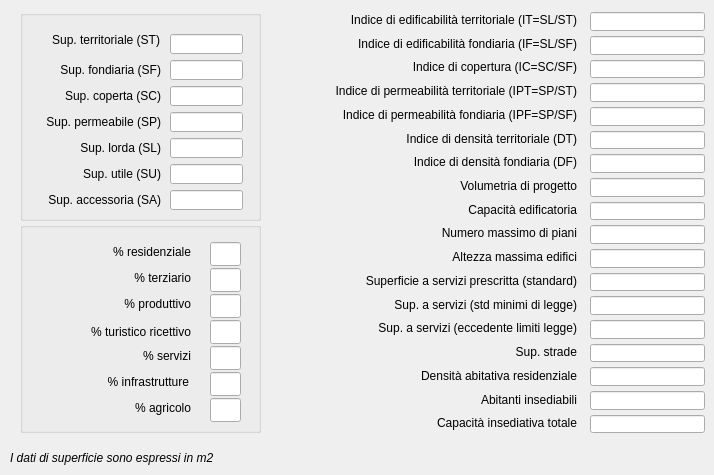
   <widget class="QWidget" name="tab_2">
    <attribute name="title">
     <string>Dati numerici</string>
    </attribute>
    <widget class="QLabel" name="label_20">
     <property name="geometry">
      <rect>
       <x>10</x>
       <y>450</y>
       <width>261</width>
       <height>16</height>
      </rect>
     </property>
     <property name="font">
      <font>
       <italic>true</italic>
      </font>
     </property>
     <property name="text">
      <string>I dati di superficie sono espressi in m2</string>
     </property>
    </widget>
    <widget class="QLineEdit" name="ZN_DT">
     <property name="geometry">
      <rect>
       <x>590</x>
       <y>131</y>
       <width>115</width>
       <height>18</height>
      </rect>
     </property>
    </widget>
    <widget class="QLineEdit" name="ZN_IPT">
     <property name="geometry">
      <rect>
       <x>590</x>
       <y>83</y>
       <width>115</width>
       <height>19</height>
      </rect>
     </property>
    </widget>
    <widget class="QLineEdit" name="ZN_IPF">
     <property name="geometry">
      <rect>
       <x>590</x>
       <y>107</y>
       <width>115</width>
       <height>19</height>
      </rect>
     </property>
    </widget>
    <widget class="QLineEdit" name="ZN_DF">
     <property name="geometry">
      <rect>
       <x>590</x>
       <y>154</y>
       <width>115</width>
       <height>19</height>
      </rect>
     </property>
    </widget>
    <widget class="QLineEdit" name="ZN_NP">
     <property name="geometry">
      <rect>
       <x>590</x>
       <y>225</y>
       <width>115</width>
       <height>19</height>
      </rect>
     </property>
    </widget>
    <widget class="QLineEdit" name="ZN_H">
     <property name="geometry">
      <rect>
       <x>590</x>
       <y>249</y>
       <width>115</width>
       <height>19</height>
      </rect>
     </property>
    </widget>
    <widget class="QLineEdit" name="ZN_SUSTR">
     <property name="geometry">
      <rect>
       <x>590</x>
       <y>344</y>
       <width>115</width>
       <height>18</height>
      </rect>
     </property>
    </widget>
    <widget class="QLineEdit" name="ZN_DNABR">
     <property name="geometry">
      <rect>
       <x>590</x>
       <y>367</y>
       <width>115</width>
       <height>19</height>
      </rect>
     </property>
    </widget>
    <widget class="QLineEdit" name="ZN_ABINS">
     <property name="geometry">
      <rect>
       <x>590</x>
       <y>391</y>
       <width>115</width>
       <height>19</height>
      </rect>
     </property>
    </widget>
    <widget class="QLineEdit" name="ZN_CIRT">
     <property name="geometry">
      <rect>
       <x>590</x>
       <y>415</y>
       <width>115</width>
       <height>18</height>
      </rect>
     </property>
    </widget>
    <widget class="QGroupBox" name="groupBox_2">
     <property name="geometry">
      <rect>
       <x>20</x>
       <y>222</y>
       <width>241</width>
       <height>211</height>
      </rect>
     </property>
     <property name="title">
      <string/>
     </property>
    </widget>
    <widget class="QGroupBox" name="groupBox">
     <property name="geometry">
      <rect>
       <x>20</x>
       <y>10</y>
       <width>241</width>
       <height>211</height>
      </rect>
     </property>
     <property name="title">
      <string/>
     </property>
     <widget class="QLineEdit" name="ZN_SA">
      <property name="geometry">
       <rect>
        <x>150</x>
        <y>180</y>
        <width>73</width>
        <height>20</height>
       </rect>
      </property>
      <property name="text">
       <string/>
      </property>
      <property name="alignment">
       <set>Qt::AlignRight|Qt::AlignTrailing|Qt::AlignVCenter</set>
      </property>
     </widget>
     <widget class="QLineEdit" name="ZN_SC">
      <property name="geometry">
       <rect>
        <x>150</x>
        <y>76</y>
        <width>73</width>
        <height>20</height>
       </rect>
      </property>
      <property name="alignment">
       <set>Qt::AlignRight|Qt::AlignTrailing|Qt::AlignVCenter</set>
      </property>
     </widget>
     <widget class="QLineEdit" name="ZN_SF">
      <property name="geometry">
       <rect>
        <x>150</x>
        <y>50</y>
        <width>73</width>
        <height>20</height>
       </rect>
      </property>
      <property name="alignment">
       <set>Qt::AlignRight|Qt::AlignTrailing|Qt::AlignVCenter</set>
      </property>
     </widget>
     <widget class="QLineEdit" name="ZN_SU">
      <property name="geometry">
       <rect>
        <x>150</x>
        <y>154</y>
        <width>73</width>
        <height>20</height>
       </rect>
      </property>
      <property name="text">
       <string/>
      </property>
      <property name="alignment">
       <set>Qt::AlignRight|Qt::AlignTrailing|Qt::AlignVCenter</set>
      </property>
     </widget>
     <widget class="QLineEdit" name="ZN_ST">
      <property name="geometry">
       <rect>
        <x>150</x>
        <y>24</y>
        <width>73</width>
        <height>20</height>
       </rect>
      </property>
      <property name="alignment">
       <set>Qt::AlignRight|Qt::AlignTrailing|Qt::AlignVCenter</set>
      </property>
     </widget>
     <widget class="QLineEdit" name="ZN_SP">
      <property name="geometry">
       <rect>
        <x>150</x>
        <y>102</y>
        <width>73</width>
        <height>20</height>
       </rect>
      </property>
      <property name="alignment">
       <set>Qt::AlignRight|Qt::AlignTrailing|Qt::AlignVCenter</set>
      </property>
     </widget>
     <widget class="QLineEdit" name="ZN_SL">
      <property name="geometry">
       <rect>
        <x>150</x>
        <y>128</y>
        <width>73</width>
        <height>20</height>
       </rect>
      </property>
      <property name="alignment">
       <set>Qt::AlignRight|Qt::AlignTrailing|Qt::AlignVCenter</set>
      </property>
     </widget>
     <widget class="QLabel" name="label_41">
      <property name="geometry">
       <rect>
        <x>20</x>
        <y>180</y>
        <width>121</width>
        <height>20</height>
       </rect>
      </property>
      <property name="text">
       <string>Sup. accessoria (SA)</string>
      </property>
      <property name="alignment">
       <set>Qt::AlignRight|Qt::AlignTrailing|Qt::AlignVCenter</set>
      </property>
     </widget>
     <widget class="QLabel" name="label_26">
      <property name="geometry">
       <rect>
        <x>20</x>
        <y>128</y>
        <width>121</width>
        <height>20</height>
       </rect>
      </property>
      <property name="text">
       <string>Sup. lorda (SL)</string>
      </property>
      <property name="alignment">
       <set>Qt::AlignRight|Qt::AlignTrailing|Qt::AlignVCenter</set>
      </property>
     </widget>
     <widget class="QLabel" name="label_28">
      <property name="geometry">
       <rect>
        <x>10</x>
        <y>102</y>
        <width>131</width>
        <height>20</height>
       </rect>
      </property>
      <property name="text">
       <string>Sup. permeabile (SP)</string>
      </property>
      <property name="alignment">
       <set>Qt::AlignRight|Qt::AlignTrailing|Qt::AlignVCenter</set>
      </property>
     </widget>
     <widget class="QLabel" name="label_40">
      <property name="geometry">
       <rect>
        <x>40</x>
        <y>154</y>
        <width>101</width>
        <height>20</height>
       </rect>
      </property>
      <property name="text">
       <string>Sup. utile (SU)</string>
      </property>
      <property name="alignment">
       <set>Qt::AlignRight|Qt::AlignTrailing|Qt::AlignVCenter</set>
      </property>
     </widget>
     <widget class="QLabel" name="label_14">
      <property name="geometry">
       <rect>
        <x>30</x>
        <y>50</y>
        <width>111</width>
        <height>20</height>
       </rect>
      </property>
      <property name="text">
       <string>Sup. fondiaria (SF)</string>
      </property>
      <property name="alignment">
       <set>Qt::AlignRight|Qt::AlignTrailing|Qt::AlignVCenter</set>
      </property>
     </widget>
     <widget class="QLabel" name="label_17">
      <property name="geometry">
       <rect>
        <x>30</x>
        <y>76</y>
        <width>111</width>
        <height>20</height>
       </rect>
      </property>
      <property name="text">
       <string>Sup. coperta (SC)</string>
      </property>
      <property name="alignment">
       <set>Qt::AlignRight|Qt::AlignTrailing|Qt::AlignVCenter</set>
      </property>
     </widget>
     <widget class="QLabel" name="label_13">
      <property name="geometry">
       <rect>
        <x>19</x>
        <y>20</y>
        <width>121</width>
        <height>20</height>
       </rect>
      </property>
      <property name="text">
       <string>Sup. territoriale (ST)</string>
      </property>
      <property name="alignment">
       <set>Qt::AlignRight|Qt::AlignTrailing|Qt::AlignVCenter</set>
      </property>
     </widget>
    </widget>
    <widget class="QLabel" name="label_10">
     <property name="geometry">
      <rect>
       <x>90</x>
       <y>242</y>
       <width>101</width>
       <height>20</height>
      </rect>
     </property>
     <property name="text">
      <string>% residenziale</string>
     </property>
     <property name="alignment">
      <set>Qt::AlignRight|Qt::AlignTrailing|Qt::AlignVCenter</set>
     </property>
    </widget>
    <widget class="QLineEdit" name="ZN_PRC_R">
     <property name="geometry">
      <rect>
       <x>210</x>
       <y>242</y>
       <width>31</width>
       <height>24</height>
      </rect>
     </property>
     <property name="alignment">
      <set>Qt::AlignRight|Qt::AlignTrailing|Qt::AlignVCenter</set>
     </property>
    </widget>
    <widget class="QLabel" name="label_11">
     <property name="geometry">
      <rect>
       <x>90</x>
       <y>268</y>
       <width>101</width>
       <height>20</height>
      </rect>
     </property>
     <property name="layoutDirection">
      <enum>Qt::LeftToRight</enum>
     </property>
     <property name="text">
      <string>% terziario</string>
     </property>
     <property name="alignment">
      <set>Qt::AlignRight|Qt::AlignTrailing|Qt::AlignVCenter</set>
     </property>
    </widget>
    <widget class="QLineEdit" name="ZN_PRC_T">
     <property name="geometry">
      <rect>
       <x>210</x>
       <y>268</y>
       <width>31</width>
       <height>24</height>
      </rect>
     </property>
     <property name="alignment">
      <set>Qt::AlignRight|Qt::AlignTrailing|Qt::AlignVCenter</set>
     </property>
    </widget>
    <widget class="QLabel" name="label_12">
     <property name="geometry">
      <rect>
       <x>100</x>
       <y>294</y>
       <width>91</width>
       <height>20</height>
      </rect>
     </property>
     <property name="text">
      <string>% produttivo</string>
     </property>
     <property name="alignment">
      <set>Qt::AlignRight|Qt::AlignTrailing|Qt::AlignVCenter</set>
     </property>
    </widget>
    <widget class="QLineEdit" name="ZN_PRC_P">
     <property name="geometry">
      <rect>
       <x>210</x>
       <y>294</y>
       <width>31</width>
       <height>24</height>
      </rect>
     </property>
     <property name="alignment">
      <set>Qt::AlignRight|Qt::AlignTrailing|Qt::AlignVCenter</set>
     </property>
    </widget>
    <widget class="QLabel" name="label_32">
     <property name="geometry">
      <rect>
       <x>60</x>
       <y>320</y>
       <width>131</width>
       <height>24</height>
      </rect>
     </property>
     <property name="text">
      <string>% turistico ricettivo</string>
     </property>
     <property name="alignment">
      <set>Qt::AlignRight|Qt::AlignTrailing|Qt::AlignVCenter</set>
     </property>
    </widget>
    <widget class="QLineEdit" name="ZN_PRC_H">
     <property name="geometry">
      <rect>
       <x>210</x>
       <y>320</y>
       <width>31</width>
       <height>24</height>
      </rect>
     </property>
     <property name="alignment">
      <set>Qt::AlignRight|Qt::AlignTrailing|Qt::AlignVCenter</set>
     </property>
    </widget>
    <widget class="QLabel" name="label_33">
     <property name="geometry">
      <rect>
       <x>110</x>
       <y>346</y>
       <width>81</width>
       <height>20</height>
      </rect>
     </property>
     <property name="text">
      <string>% servizi</string>
     </property>
     <property name="alignment">
      <set>Qt::AlignRight|Qt::AlignTrailing|Qt::AlignVCenter</set>
     </property>
    </widget>
    <widget class="QLineEdit" name="ZN_PRC_S">
     <property name="geometry">
      <rect>
       <x>210</x>
       <y>346</y>
       <width>31</width>
       <height>24</height>
      </rect>
     </property>
     <property name="alignment">
      <set>Qt::AlignRight|Qt::AlignTrailing|Qt::AlignVCenter</set>
     </property>
    </widget>
    <widget class="QLabel" name="label_35">
     <property name="geometry">
      <rect>
       <x>78</x>
       <y>372</y>
       <width>111</width>
       <height>20</height>
      </rect>
     </property>
     <property name="text">
      <string>% infrastrutture</string>
     </property>
     <property name="alignment">
      <set>Qt::AlignRight|Qt::AlignTrailing|Qt::AlignVCenter</set>
     </property>
    </widget>
    <widget class="QLineEdit" name="ZN_PRC_I">
     <property name="geometry">
      <rect>
       <x>210</x>
       <y>372</y>
       <width>31</width>
       <height>24</height>
      </rect>
     </property>
     <property name="alignment">
      <set>Qt::AlignRight|Qt::AlignTrailing|Qt::AlignVCenter</set>
     </property>
    </widget>
    <widget class="QLabel" name="label_34">
     <property name="geometry">
      <rect>
       <x>100</x>
       <y>398</y>
       <width>91</width>
       <height>20</height>
      </rect>
     </property>
     <property name="text">
      <string>% agricolo</string>
     </property>
     <property name="alignment">
      <set>Qt::AlignRight|Qt::AlignTrailing|Qt::AlignVCenter</set>
     </property>
    </widget>
    <widget class="QLineEdit" name="ZN_PRC_A">
     <property name="geometry">
      <rect>
       <x>210</x>
       <y>398</y>
       <width>31</width>
       <height>24</height>
      </rect>
     </property>
     <property name="alignment">
      <set>Qt::AlignRight|Qt::AlignTrailing|Qt::AlignVCenter</set>
     </property>
    </widget>
    <widget class="QLineEdit" name="ZN_V_PRG">
     <property name="geometry">
      <rect>
       <x>590</x>
       <y>178</y>
       <width>115</width>
       <height>19</height>
      </rect>
     </property>
    </widget>
    <widget class="QLineEdit" name="ZN_CAP_ED">
     <property name="geometry">
      <rect>
       <x>590</x>
       <y>202</y>
       <width>115</width>
       <height>18</height>
      </rect>
     </property>
    </widget>
    <widget class="QLineEdit" name="ZN_IT">
     <property name="geometry">
      <rect>
       <x>590</x>
       <y>12</y>
       <width>115</width>
       <height>19</height>
      </rect>
     </property>
     <property name="text">
      <string/>
     </property>
    </widget>
    <widget class="QLineEdit" name="ZN_IF">
     <property name="geometry">
      <rect>
       <x>590</x>
       <y>36</y>
       <width>115</width>
       <height>19</height>
      </rect>
     </property>
    </widget>
    <widget class="QLineEdit" name="ZN_IC">
     <property name="geometry">
      <rect>
       <x>590</x>
       <y>60</y>
       <width>115</width>
       <height>18</height>
      </rect>
     </property>
    </widget>
    <widget class="QLineEdit" name="ZN_STD">
     <property name="geometry">
      <rect>
       <x>590</x>
       <y>273</y>
       <width>115</width>
       <height>18</height>
      </rect>
     </property>
    </widget>
    <widget class="QLineEdit" name="ZN_STDMN">
     <property name="geometry">
      <rect>
       <x>590</x>
       <y>296</y>
       <width>115</width>
       <height>19</height>
      </rect>
     </property>
    </widget>
    <widget class="QLineEdit" name="ZN_STDEC">
     <property name="geometry">
      <rect>
       <x>590</x>
       <y>320</y>
       <width>115</width>
       <height>19</height>
      </rect>
     </property>
    </widget>
    <widget class="QWidget" name="">
     <property name="geometry">
      <rect>
       <x>306</x>
       <y>11</y>
       <width>271</width>
       <height>421</height>
      </rect>
     </property>
     <layout class="QVBoxLayout" name="verticalLayout">
      <item>
       <widget class="QLabel" name="label_21">
        <property name="text">
         <string>Indice di edificabilità territoriale (IT=SL/ST)</string>
        </property>
        <property name="alignment">
         <set>Qt::AlignRight|Qt::AlignTrailing|Qt::AlignVCenter</set>
        </property>
       </widget>
      </item>
      <item>
       <widget class="QLabel" name="label_22">
        <property name="text">
         <string>Indice di edificabilità fondiaria (IF=SL/SF)</string>
        </property>
        <property name="alignment">
         <set>Qt::AlignRight|Qt::AlignTrailing|Qt::AlignVCenter</set>
        </property>
       </widget>
      </item>
      <item>
       <widget class="QLabel" name="label_23">
        <property name="text">
         <string>Indice di copertura (IC=SC/SF)</string>
        </property>
        <property name="alignment">
         <set>Qt::AlignRight|Qt::AlignTrailing|Qt::AlignVCenter</set>
        </property>
       </widget>
      </item>
      <item>
       <widget class="QLabel" name="label_43">
        <property name="text">
         <string>Indice di permeabilità territoriale (IPT=SP/ST)</string>
        </property>
        <property name="alignment">
         <set>Qt::AlignRight|Qt::AlignTrailing|Qt::AlignVCenter</set>
        </property>
       </widget>
      </item>
      <item>
       <widget class="QLabel" name="label_44">
        <property name="text">
         <string>Indice di permeabilità fondiaria (IPF=SP/SF)</string>
        </property>
        <property name="alignment">
         <set>Qt::AlignRight|Qt::AlignTrailing|Qt::AlignVCenter</set>
        </property>
       </widget>
      </item>
      <item>
       <widget class="QLabel" name="label_42">
        <property name="text">
         <string>Indice di densità territoriale (DT)</string>
        </property>
        <property name="alignment">
         <set>Qt::AlignRight|Qt::AlignTrailing|Qt::AlignVCenter</set>
        </property>
       </widget>
      </item>
      <item>
       <widget class="QLabel" name="label_45">
        <property name="text">
         <string>Indice di densità fondiaria (DF)</string>
        </property>
        <property name="alignment">
         <set>Qt::AlignRight|Qt::AlignTrailing|Qt::AlignVCenter</set>
        </property>
       </widget>
      </item>
      <item>
       <widget class="QLabel" name="label_18">
        <property name="text">
         <string>Volumetria di progetto</string>
        </property>
        <property name="alignment">
         <set>Qt::AlignRight|Qt::AlignTrailing|Qt::AlignVCenter</set>
        </property>
       </widget>
      </item>
      <item>
       <widget class="QLabel" name="label_19">
        <property name="layoutDirection">
         <enum>Qt::LeftToRight</enum>
        </property>
        <property name="text">
         <string>Capacità edificatoria</string>
        </property>
        <property name="alignment">
         <set>Qt::AlignRight|Qt::AlignTrailing|Qt::AlignVCenter</set>
        </property>
       </widget>
      </item>
      <item>
       <widget class="QLabel" name="label_46">
        <property name="layoutDirection">
         <enum>Qt::LeftToRight</enum>
        </property>
        <property name="text">
         <string>Numero massimo di piani</string>
        </property>
        <property name="alignment">
         <set>Qt::AlignRight|Qt::AlignTrailing|Qt::AlignVCenter</set>
        </property>
       </widget>
      </item>
      <item>
       <widget class="QLabel" name="label_47">
        <property name="layoutDirection">
         <enum>Qt::LeftToRight</enum>
        </property>
        <property name="text">
         <string>Altezza massima edifici</string>
        </property>
        <property name="alignment">
         <set>Qt::AlignRight|Qt::AlignTrailing|Qt::AlignVCenter</set>
        </property>
       </widget>
      </item>
      <item>
       <widget class="QLabel" name="label_16">
        <property name="text">
         <string>Superficie a servizi prescritta (standard)</string>
        </property>
        <property name="alignment">
         <set>Qt::AlignRight|Qt::AlignTrailing|Qt::AlignVCenter</set>
        </property>
       </widget>
      </item>
      <item>
       <widget class="QLabel" name="label_24">
        <property name="text">
         <string>Sup. a servizi (std minimi di legge)</string>
        </property>
        <property name="alignment">
         <set>Qt::AlignRight|Qt::AlignTrailing|Qt::AlignVCenter</set>
        </property>
       </widget>
      </item>
      <item>
       <widget class="QLabel" name="label_25">
        <property name="text">
         <string>Sup. a servizi (eccedente limiti legge)</string>
        </property>
        <property name="alignment">
         <set>Qt::AlignRight|Qt::AlignTrailing|Qt::AlignVCenter</set>
        </property>
       </widget>
      </item>
      <item>
       <widget class="QLabel" name="label_36">
        <property name="text">
         <string>Sup. strade</string>
        </property>
        <property name="alignment">
         <set>Qt::AlignRight|Qt::AlignTrailing|Qt::AlignVCenter</set>
        </property>
       </widget>
      </item>
      <item>
       <widget class="QLabel" name="label_37">
        <property name="text">
         <string>Densità abitativa residenziale</string>
        </property>
        <property name="alignment">
         <set>Qt::AlignRight|Qt::AlignTrailing|Qt::AlignVCenter</set>
        </property>
       </widget>
      </item>
      <item>
       <widget class="QLabel" name="label_38">
        <property name="text">
         <string>Abitanti insediabili</string>
        </property>
        <property name="alignment">
         <set>Qt::AlignRight|Qt::AlignTrailing|Qt::AlignVCenter</set>
        </property>
       </widget>
      </item>
      <item>
       <widget class="QLabel" name="label_39">
        <property name="text">
         <string>Capacità insediativa totale</string>
        </property>
        <property name="alignment">
         <set>Qt::AlignRight|Qt::AlignTrailing|Qt::AlignVCenter</set>
        </property>
       </widget>
      </item>
     </layout>
    </widget>
    <zorder>groupBox_2</zorder>
    <zorder>label_10</zorder>
    <zorder>ZN_PRC_R</zorder>
    <zorder>label_11</zorder>
    <zorder>ZN_PRC_T</zorder>
    <zorder>label_12</zorder>
    <zorder>ZN_PRC_P</zorder>
    <zorder>label_32</zorder>
    <zorder>ZN_PRC_H</zorder>
    <zorder>label_33</zorder>
    <zorder>ZN_PRC_S</zorder>
    <zorder>label_35</zorder>
    <zorder>ZN_PRC_I</zorder>
    <zorder>label_34</zorder>
    <zorder>ZN_PRC_A</zorder>
    <zorder>splitter</zorder>
    <zorder>ZN_V_PRG</zorder>
    <zorder>ZN_CAP_ED</zorder>
    <zorder>ZN_IT</zorder>
    <zorder>ZN_IF</zorder>
    <zorder>ZN_IC</zorder>
    <zorder>ZN_STD</zorder>
    <zorder>ZN_STDMN</zorder>
    <zorder>ZN_STDEC</zorder>
    <zorder>groupBox</zorder>
    <zorder>label_20</zorder>
    <zorder>ZN_DT</zorder>
    <zorder>ZN_IPT</zorder>
    <zorder>ZN_IPF</zorder>
    <zorder>ZN_DF</zorder>
    <zorder>ZN_NP</zorder>
    <zorder>ZN_H</zorder>
    <zorder>ZN_SUSTR</zorder>
    <zorder>ZN_DNABR</zorder>
    <zorder>ZN_ABINS</zorder>
    <zorder>ZN_CIRT</zorder>
   </widget>
